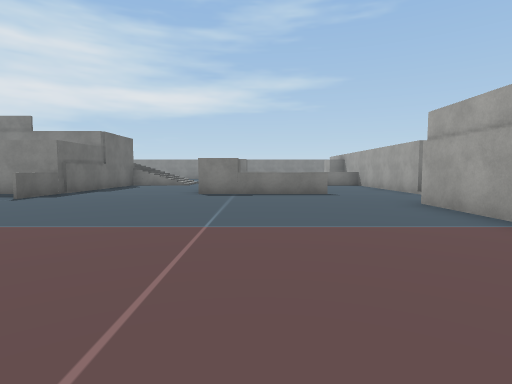
View 1 (above)

24 first-person views from a walk through a Unity game level. The camera is 1.3 m above the floor, tilts 4° down and sees 80° across. The floor is counted in squares, 2 m on a side. Each view is taken from the middle of a square. On the plan, view 1 faces up. The plan holds only what a view shows up to about 10 squares ahead; the rest is blank. The place goes on beyond the plan. Some surface patterns are stand-ins.

View 2
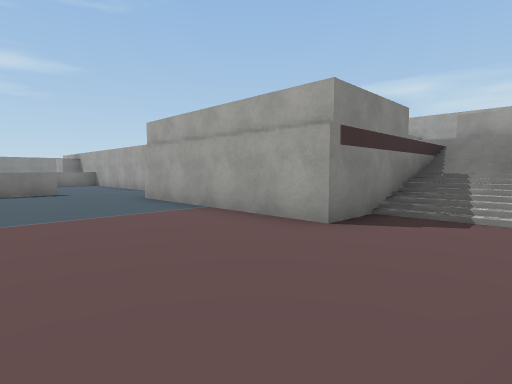

View 3
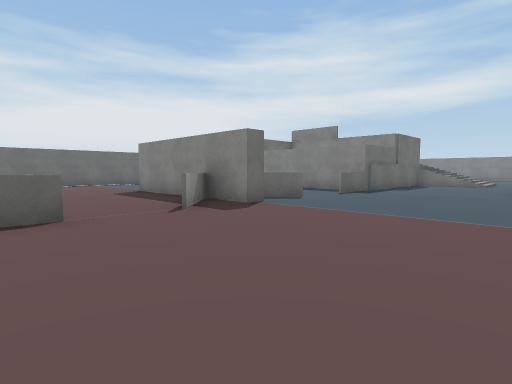

View 4
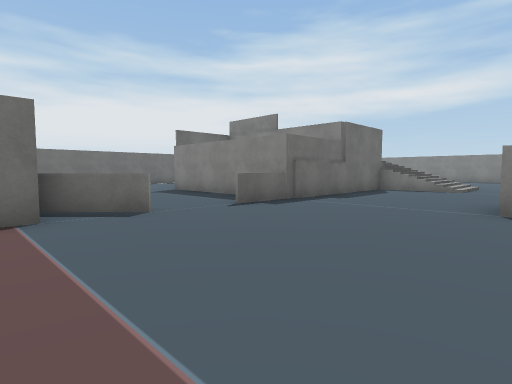

View 5
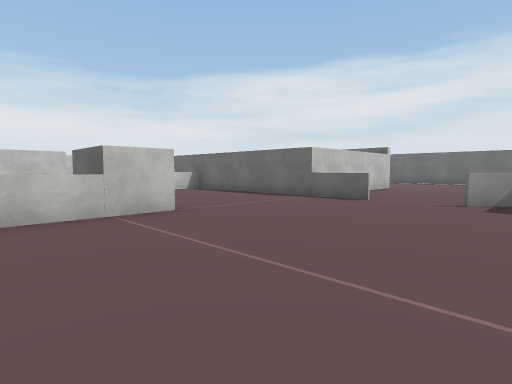

View 6
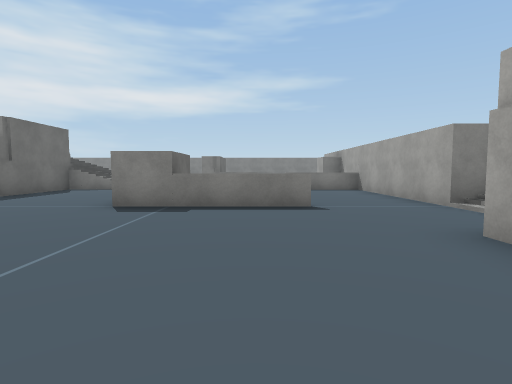

View 7
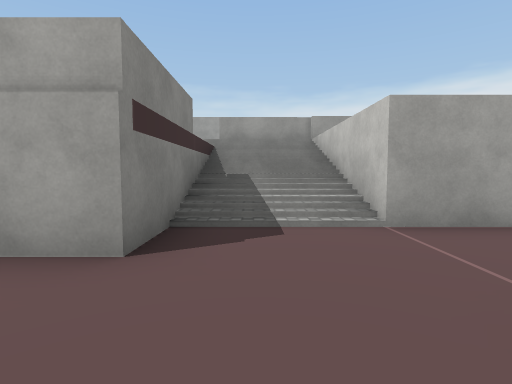

View 8
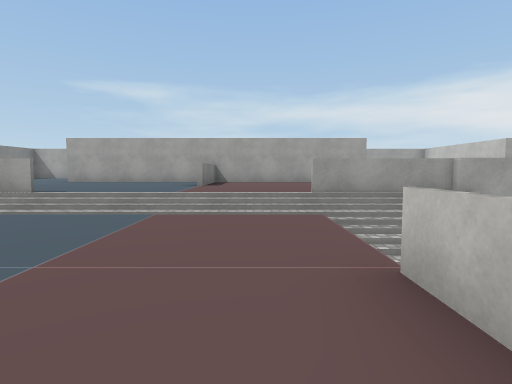

View 9
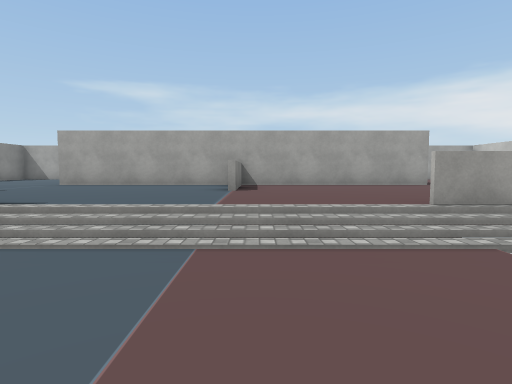

View 10
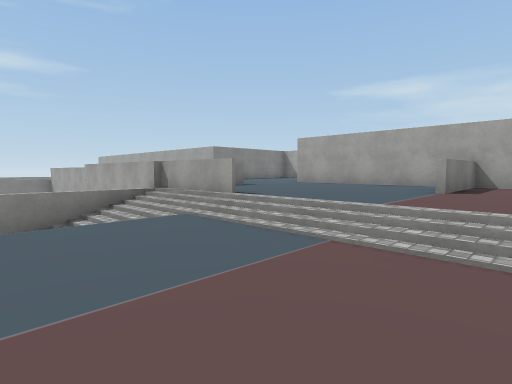

View 11
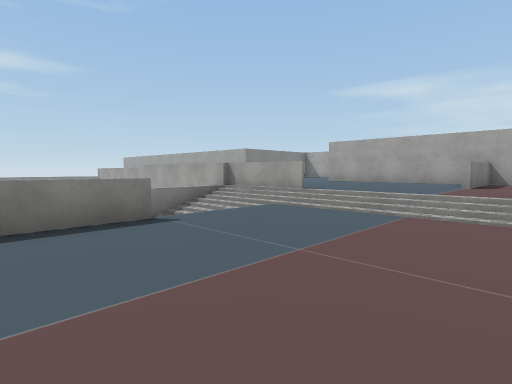

View 12
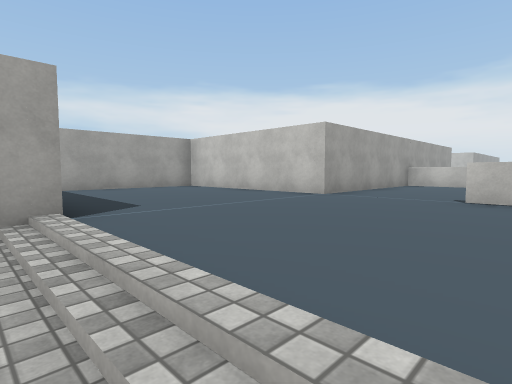

View 13
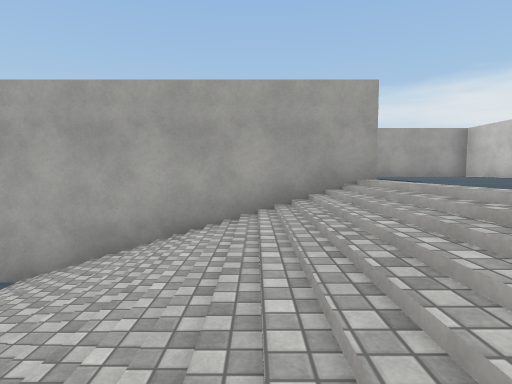

View 14
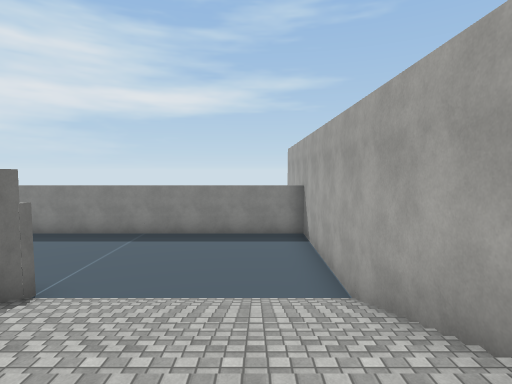

View 15
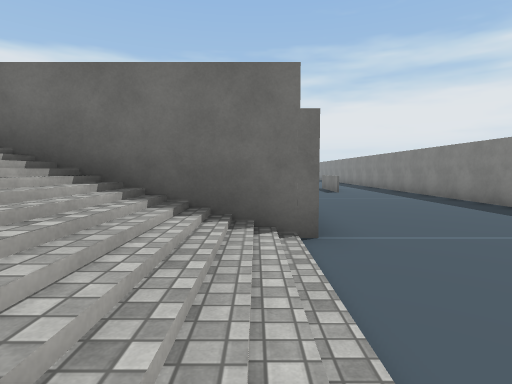

View 16
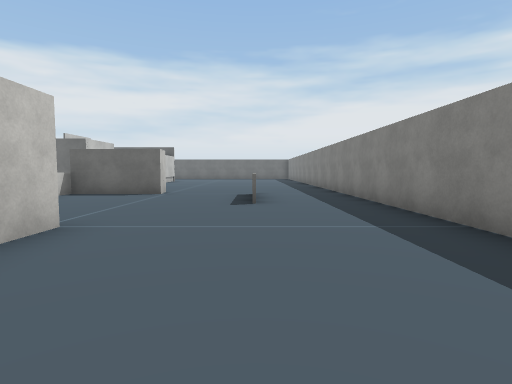

View 17
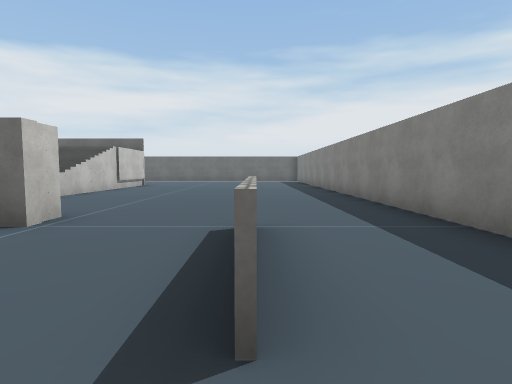

View 18
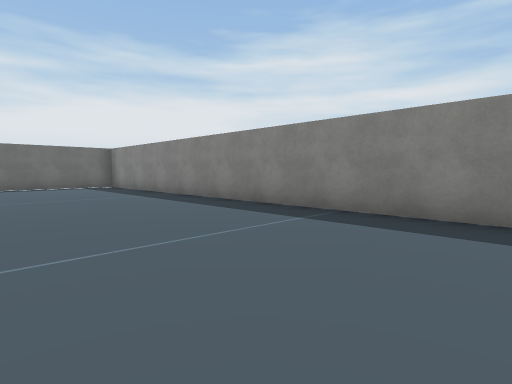

View 19
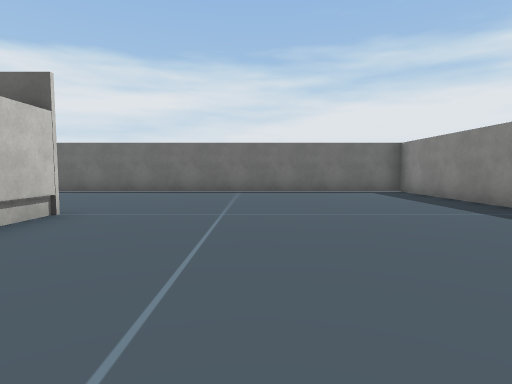

View 20
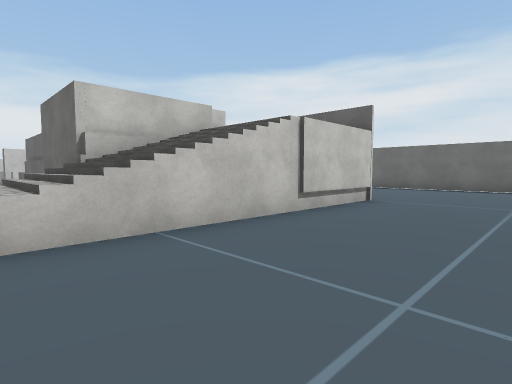

View 21
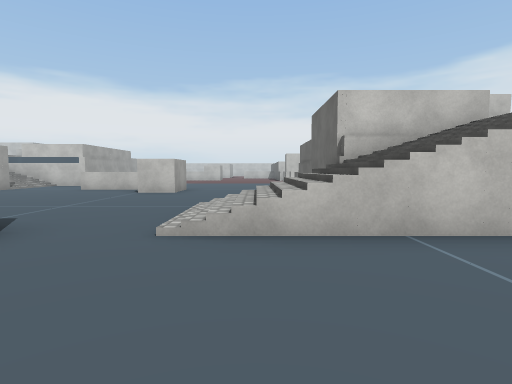

View 22
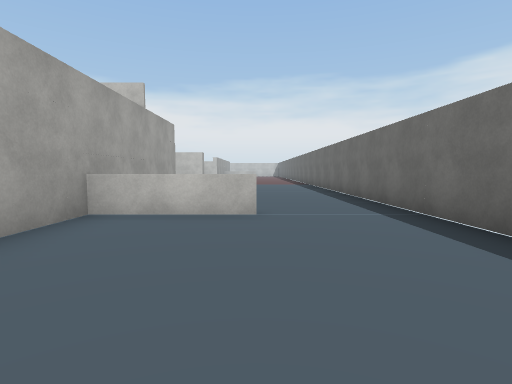

View 23
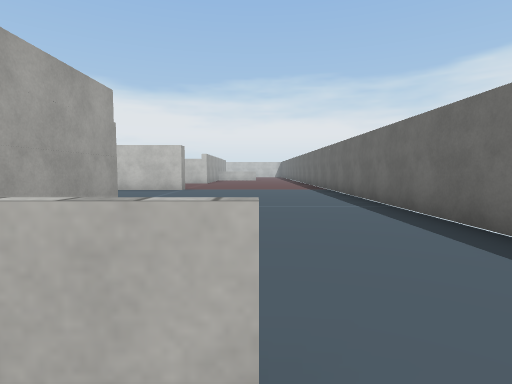

View 24
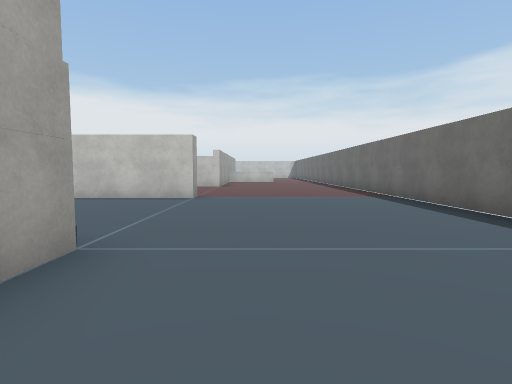

### Floor plan
Key: @ floor where view 1 was taken; # wall or solid block; x gap in a wall; . main floor; : floor 2.5 m higher than the main floor; + floor 3 m higher than the main floor; / step, stairs or slope; = window, fence, low wall or low ledge; ^ raised ledge; v drop or lower ground.
Columns run from 16 left of view 1 to 20 right of it. Each row starts with its distance up from view 1.
 24 ################################
 23 #..............................#
 22 #..............................#
 21 #...............=..............#
 20 #..............................#
 19 #.........................#....#
 18 #..............#.....    #/////#
 17 #..............#...      #/////#
 16 #.....#vv/////.#=        #/////#
 15 #.....= //////...        #/////#
 14 #.....= #==///...          ////#
 13 #..= ==   =#...... ==    ^ +++++++
 12 #...  =    =.........    ^ +++++++++#
 11 #.... #  ^^#.........    ^ +++++++++#
 10 #.....#   #....#.....    ^ +++++++++#
  9 #.....#####....#.....    ^==++++++++#
  8 #.........=....#=....   /=+++++######
  7 #....................   /=+++++#
  6 #..................#==x///+++++#
  5 #.........=........=:::::/+++++#
  4 #........##........=:::::/+++++#
  3 #.....#####........=:::::/++++=#
  2 #.........=........=:::::/+++++#
  1 #..................#==x//#+++++#
  0       ....#.....@....////= ++++#
 -1        ...=..........////=   ++#
 -2        ####....#=  ..    ^=

Where each view was taken, in squares from view 1:
view 1: 0 up, 0 right, facing up
view 2: 1 down, 0 right, facing up-right
view 3: 1 down, 1 left, facing up-left
view 4: 3 up, 1 left, facing up-left
view 5: 3 up, 1 right, facing down-left
view 6: 3 up, 1 right, facing up
view 7: 0 up, 1 right, facing right
view 8: 2 up, 4 right, facing right
view 9: 3 up, 6 right, facing right
view 10: 2 up, 6 right, facing up-right
view 11: 2 up, 4 right, facing up-right
view 12: 14 up, 11 right, facing down-right
view 13: 15 up, 10 right, facing right
view 14: 14 up, 13 right, facing up
view 15: 18 up, 13 right, facing left
view 16: 21 up, 8 right, facing left
view 17: 21 up, 3 right, facing left
view 18: 19 up, 3 left, facing up-left
view 19: 19 up, 6 left, facing left
view 20: 19 up, 4 left, facing down-left
view 21: 19 up, 4 left, facing down
view 22: 18 up, 13 left, facing down
view 23: 14 up, 13 left, facing down
view 24: 11 up, 12 left, facing down
